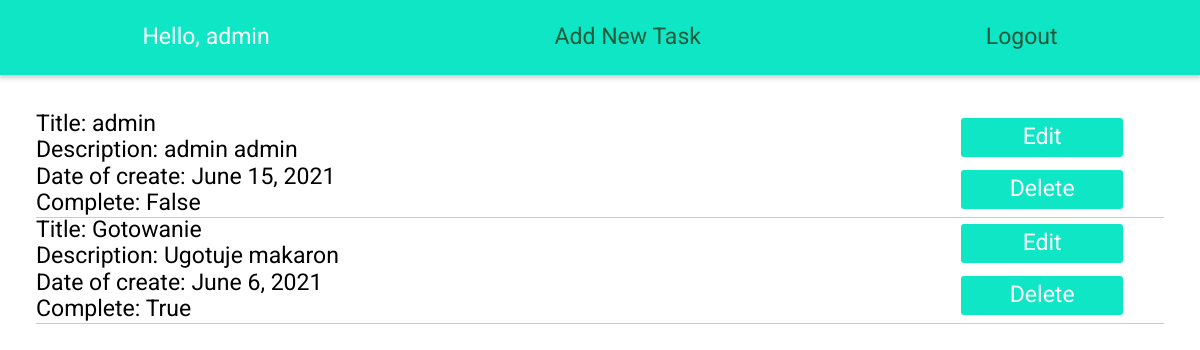
The app's page / (signed in) with its own data.
### todo/models.py (models this page shows, shortened)
class Todo(models.Model):
    user = models.ForeignKey(
        User, on_delete=models.CASCADE, null=True, blank=True)
    title = models.CharField(max_length=100)
    description = models.CharField(blank=True, max_length=100)
    date = models.DateField(auto_now=True)
    complete = models.BooleanField()
    task_image = models.ImageField(null=True, blank=True, upload_to="images/")

### todo/views.py (the view)
# urls.py: 2. Add a URL to urlpatterns:  path('', views.home, name='home')
@login_required(login_url=LOGIN_URL)
def home(request):
    todo = Todo.objects.filter(user=request.user)
    return render(request, 'home.html', {'todo': todo})

### todo/templates/home.html (shortened to what this page needs)
{% extends 'base.html' %} {% block content %}
<div class="task-container">
  <div class="user-container">
    {% if request.user.is_authenticated%}
    <p>Hello, {{request.user}}</p>
    <a href="{%url 'create' %}">Add New Task</a>
    <a href="{% url 'logout' %}">Logout</a>
    {%else%}
    <a href="{% url 'login' %}">Login</a>
    <a href="{% url 'register' %}">Register</a>
    {% endif %}
  </div>
  <div class="user-todo">
    {% for element in todo %} <div>Title: {{element.title}}<br>
    Description: {{element.description}}<br> Date of create: {{element.date}}<br> Complete: {{element.complete}}</div>
      <div class='update-delete'>
      <a class='button-update' href="{%url 'update' element.id %}"><button>Edit</button></a>
      <a class='button-delete'href="{%url 'delete' element.id %}"><button>Delete</button></a>
      </div>
      {% endfor %} {% endblock %}

### todo/static/css/style.css (style rules this page uses)
html { line-height: 1.15; -webkit-text-size-adjust: 100%; }
body { margin: 0; }
a { background-color: transparent; }
button, input, optgroup, select, textarea { font-family: inherit; font-size: 100%; line-height: 1.15; margin: 0; }
button, input { overflow: visible; }
button, select { text-transform: none; }
button, [type="button"], [type="reset"], [type="submit"] { -webkit-appearance: button; }
* { padding: 0; margin: 0; box-sizing: border-box; font-family: "Roboto", sans-serif; font-size: 1.2rem; }
a { text-decoration: none; color: var(--text); }
body { margin: 0 auto; }
:root { --primary: rgb(15, 230, 197); --secondary: rgb(255, 255, 255); --shadow: rgba(0, 0, 0, 0.2); --text: rgba(36, 77, 50, 0.918); --hover: rgba(23, 119, 55, 0.664); }
h1, .register-login-url, .user-container, .go-back { background-color: var(--primary); width: 100%; text-align: center; color: var(--secondary); box-shadow: 0 2px 5px 1px var(--shadow); padding: 2% 0 2% 0; }
button { display: flex; justify-content: center; border: none; background-color: var(--primary); cursor: pointer; border-radius: 3px; padding: 6px; width: 90%; color: var(--secondary); box-shadow: 0 3px 6px 0; }
.task-container { width: 100%; display: flex; justify-content: center; flex-direction: column; margin: 0 auto; }
.user-container { display: grid; grid-template-columns: auto auto auto; }
.user-todo { padding: 3%; display: grid; grid-template-columns: 80% 20%; }
.user-todo div { box-shadow: 0 1px 0 0 var(--shadow); display: flex; }
.update-delete { display: flex; flex-direction: column; justify-content: center; align-items: center; }
.button-update, .button-delete { width: 80%; margin: 3% auto 3% auto; display: flex; }

### records on screen
Todo: title "admin", description "admin admin", date "June 15, 2021", complete "False"
Todo: title "Gotowanie", description "Ugotuje makaron", date "June 6, 2021", complete "True"

### other values on screen
{{ request.user }} "admin"
